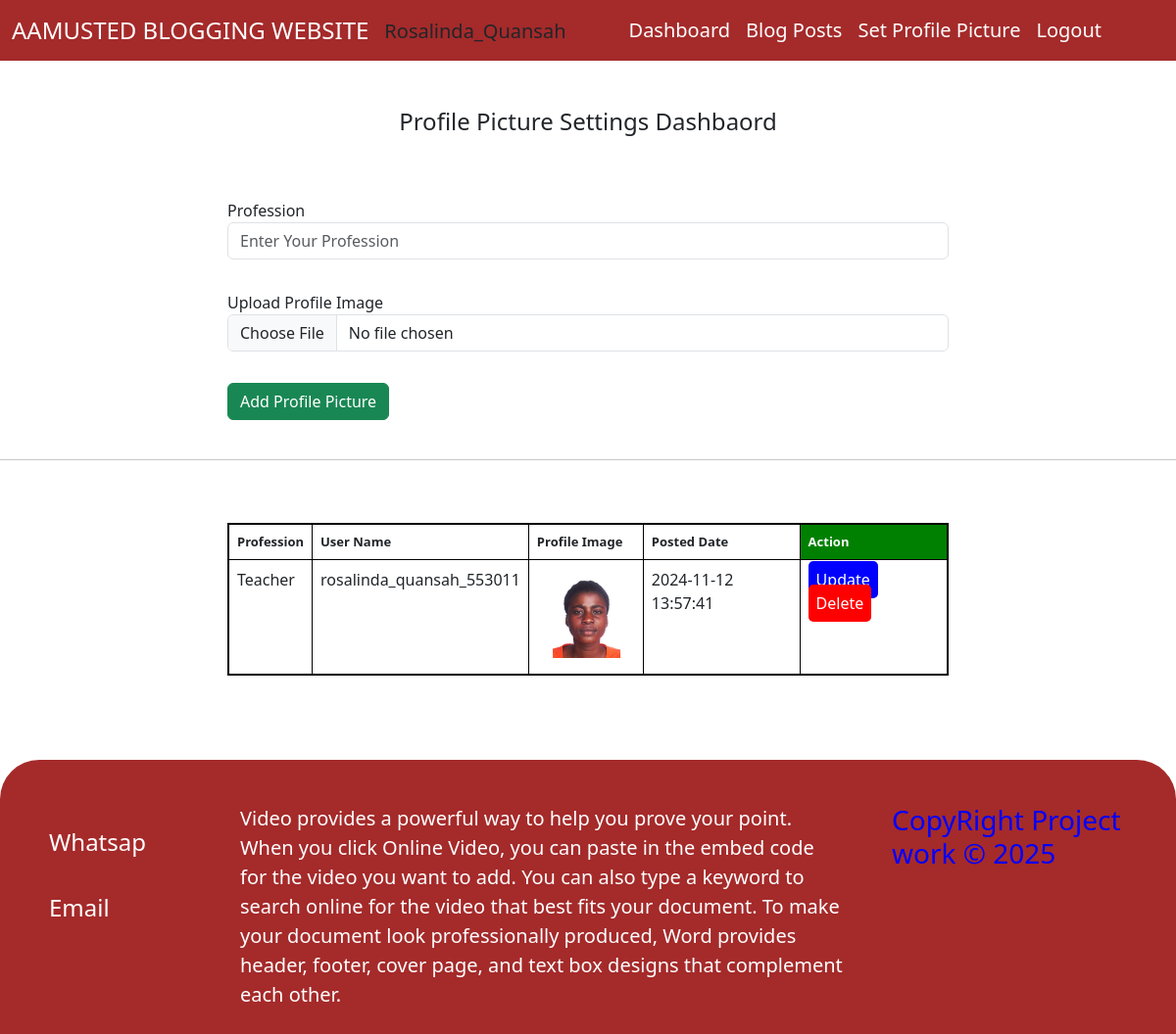
/admin/profile.php (signed in), run on the app's committed database.
### tables this page shows
CREATE TABLE `blog_users` (
  `user_id` int(11) NOT NULL,
  `fname` varchar(100) NOT NULL,
  `lname` varchar(100) NOT NULL,
  `email` varchar(100) NOT NULL,
  `password` varchar(255) NOT NULL,
  `user_name` varchar(255) NOT NULL,
  `gender` varchar(20) NOT NULL,
  `role` varchar(100) NOT NULL,
  `date` datetime NOT NULL,
  `status` varchar(100) NOT NULL
);

CREATE TABLE `profile_photo` (
  `profile_id` int(11) NOT NULL,
  `user_id` int(11) NOT NULL,
  `user_name` varchar(255) NOT NULL,
  `profession` varchar(255) NOT NULL,
  `image` varchar(255) NOT NULL,
  `date` datetime NOT NULL
);

### admin/profile.php (the view, shortened to what this page needs)
<?php
 $conn = mysqli_connect("localhost","root","","blog");
?>
<!DOCTYPE html>
<html lang="en">
<head>
     <link href="https://cdn.jsdelivr.net/npm/bootstrap@5.0.2/dist/css/bootstrap.min.css" rel="stylesheet" >
     <link rel="stylesheet" href="//maxcdn.bootstrapcdn.com/font-awesome/4.3.0/css/font-awesome.min.css">
    <link rel="stylesheet" href="https://cdnjs.cloudflare.com/ajax/libs/font-awesome/6.1.1/css/all.min.css" />
    <link rel="stylesheet" href="assets/css/bootstrap.min.css">
    <link rel="stylesheet" href="..\includes/header.css">
</head>
<body>
      <?php
      include"..\includes/header.php";
      ?><br><br>
      <div class="container">
        <div class="row">
            <div class="col-md-2"></div>
            <div class="col-md-8 " >
                <div class="card-header">
                    <h4 class="text-center">Profile Picture Settings Dashbaord</h4>
                </div>
                <div class="card-body">
                            <form action="" method="post" enctype="multipart/form-data">
                                <br>
                                <br>
                                <div class="form-group mb-2">
                                    <label for="">Profession</label>
                                    <input type="text" name="profession" class="form-control" placeholder="Enter Your Profession" Required>
                                </div><br>
                                <div class="form-group mb-2">
                                    <label for="">Upload Profile Image</label>
                                    <input type="file" class="form-control" name="image">
                                </div><br>
                                <button type="submit" name="profile-pic" class="btn btn-success">Add Profile Picture</button>
                            </form>
                        </div>
            </div>
            <div class="col-md-2"></div>
        </div>
      </div><br><hr>
<div class="container">
        <div class="row">
            <div class="col-md-2"></div>
            <div class="col-md-8"><br><br>
            <table id="datatableid" class="table"  style="border:2px solid black; background-color:gray;" >
              <thead style="font-size:13px;" >
                <tr>
                  <th class="text-dark" style="border: 1px solid black;background:white">Profession</th>
                  <th class="text-dark" style="border: 1px solid black;background:white">User Name</th>
                  <th class="text-dark" style="border: 1px solid black;background:white">Profile Image</th>
                  <th class="text-dark" style="border: 1px solid black;background:white">Posted Date</th>
                  <th class="text-light" style="border: 1px solid black;background:green">Action</th>
                </tr>
              </thead>
              <tbody id="table-body" class=" table" style="color:navy; font-size: 16px; text-align: justify;">
                <?php
                     $sql = "SELECT * FROM `profile_photo` inner join blog_users where profile_photo.user_id = blog_users.user_id AND  blog_users.email = '".$_SESSION['email']."' ";
                    $query= mysqli_query($conn, $sql);
                    while($row = mysqli_fetch_assoc($query)){
                      ?>
                        <tr>
                          <td class="text-dark" style="border: 1px solid black;background:white"><?php echo $row['profession']?></td>
                          <td class="text-dark" style="border: 1px solid black;background:white"><?php echo $row['user_name']?></td>
                          <td class="text-dark" style="border: 1px solid black;background:white"><img src="..\img/<?php echo $row['image'];?>" alt="" style="width:100px"></td>
                          <td class="text-dark" style="border: 1px solid black;background:white"><?php echo $row['date']?></td>
                          <td style="border: 1px solid black;background:white;">
                            <a href="update_profile.php?update_id=<?php echo $row['profile_id']?>" id="post-update">Update</a>
                            <a onclick="return confirm('Do You Really Want to Delete This Record? ')"  href="delete_profile.php?delete_id=<?php echo $row['profile_id']?>" id="post-delete">Delete</a>
                          </td>
                        </tr>
                      <?php
                    }
                ?>
              </tbody>
            </table>
            </div>
            <div class="col-md-2"></div>
        </div>
    </div>
    <?php
      include"..\includes/footer.php";
      ?>
</body>
</html>

### includes/header.php (shortened to what this page needs)
<?php
include"..\includes/connection.php";
?>
 <?php
                    $user = $_SESSION['email'];
                    $get_user = "select * from blog_users where email = '$user' ";
                    $run_user =  mysqli_query($conn,$get_user);
                   if( $row = mysqli_fetch_array($run_user)){
                    $first_name = $row['fname'];
                    $last_name = $row['lname'];
                ?>
<?php  }?>
    <nav class="navbar navbar-expand-lg navbar-light" >
      <div class="container-fluid">
        <a class="navbar-brand fs-4" href="#">AAMUSTED BLOGGING WEBSITE</a><h5 style="margin-top:10px"><?php echo"$first_name" ."_". "$last_name"; ?></h5>
        <div class="collapse navbar-collapse fs-5" id="navbarSupportedContent">
          <ul class="navbar-nav mx-auto mb-2 mb-lg-0">
            <li class="nav-item">
              <a class="nav-link" href="..\admin/admin.php">Dashboard</a>
            </li>
            <li class="nav-item">
              <a class="nav-link" href="blog_post.php">Blog Posts</a>
            </li>
            <li class="nav-item">
              <a class="nav-link" href="profile.php">Set Profile Picture</a>
            </li>
            <li class="nav-item">
              <a class="nav-link" onclick="return confirm('Do You Really Want to Logout This Page? ')"  href="..\logout.php">Logout</a>
            </li>
          </ul>
        </div>
      </div>
    </nav>

### includes/header.php (style rules this page uses)
* { margin: 0; padding: 0; box-sizing: border-box; }
.navbar { width: 100%; background-image: linear-gradient(to right,#A52A2A, #A52A2A); }
.navbar-brand { color: white!important; }
.nav-link { color: white !important; }
.navbar { background-color: skyblue; }

### includes/footer.php (style rules this page uses)
* { margin: 0; padding: 0; box-sizing: border-box; }

### admin/profile.php (style rules this page uses)
body { overflow: scroll; }
#post-update { text-decoration: none; background-color: blue; color: white; border-radius: 5px; }
#post-delete { text-decoration: none; background-color: red; color: white; border-radius: 5px; }

### data on the page
blog_users: fname "Rosalinda", lname "Quansah"
profile_photo: profession "Teacher", user.user_name "rosalinda_quansah_553011", image (picture), user.date "2024-11-12 13:57:41"
